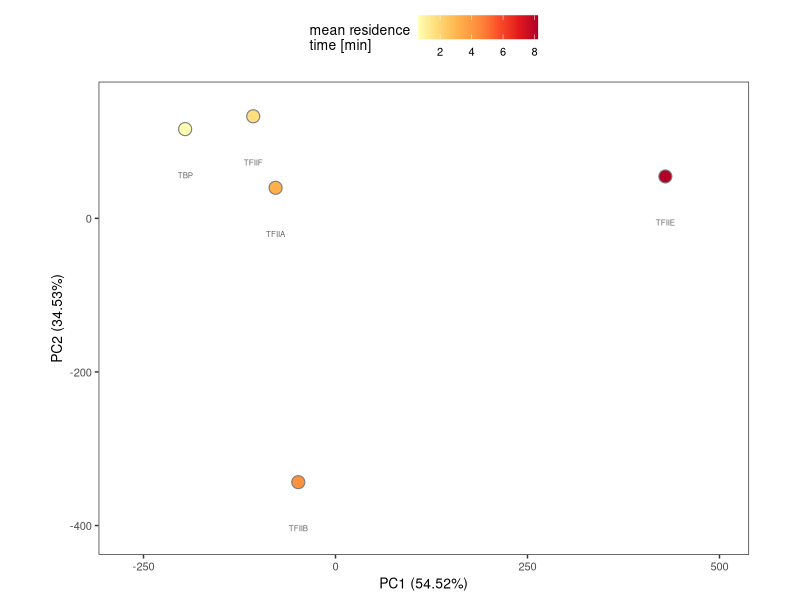

Here is the R script that generated this plot:
rm(list = ls())

library(tidyverse)

# load imputed values
imp = as.matrix(read.csv("data/imputed_missing_values/imputed_residence_times.csv") %>% 
                  column_to_rownames(var = "X"))

# upload table replace <1 min with a random number between 0-1
# make class labels
resTimes = read.csv("data/residence_times_all.csv") %>% 
  dplyr::select(-peakName) %>% 
  pivot_longer(cols = TBP:TFIIF, names_to = "factorName", values_to = "resTime", values_drop_na = TRUE) %>% 
  distinct()

meanResTime = resTimes %>% 
  mutate(randNum = runif(nrow(resTimes), min=0, max=1)) %>% 
  mutate(resTimesNum = ifelse(resTime == "<1", randNum, as.numeric(resTime))) %>% 
  dplyr::select(factorName, resTimesNum) %>% 
  group_by(factorName) %>% 
  summarise(meanResTime = mean(resTimesNum))
                
# ======= 1) pca of factors ===========
factorPCA = function(imputedData){
  pca = prcomp(t(imputedData))
  summary(pca)
  variance = round((pca$sdev^2 / sum(pca$sdev^2))*100, digits = 2)
  PCA_out = as.data.frame(pca$x) %>% 
    add_column(variance) %>% 
    rownames_to_column(var = "factorName")
  
  return(PCA_out)
}

# a) plot PCA with imputed observations
plotPCA_factors = factorPCA(imp) %>% 
  inner_join(meanResTime)
p = ggplot(plotPCA_factors, aes(x = PC1, y = PC2, label = factorName, fill = meanResTime, color = meanResTime))
p + geom_point(size=4, shape = 21, stroke = 0.6, color = "grey50") + 
  geom_text(nudge_y = -60, color = "grey40", size = 2) +
  theme_bw() +
  xlab(paste('PC1 (', plotPCA_factors $variance[1],'%)', sep = ""))+
  ylab(paste('PC2 (', plotPCA_factors $variance[2],'%)', sep = "")) +
  coord_fixed() +
  xlim(-270, 500) +
  ylim(-410, 150) +
  theme(panel.background = element_rect(fill = "transparent"), # bg of the panel
        plot.background = element_rect(fill = "transparent", color = NA),
        legend.background = element_rect(fill = "transparent"),
        text = element_text(size=10),
        strip.background=element_rect(colour="black",
                                      fill="white"),
        panel.grid.major = element_blank(), 
        panel.grid.minor = element_blank(), 
        legend.position = "top") +
  scale_fill_distiller(palette = "YlOrRd", direction = 1) +
  guides(fill=guide_colorbar(title=paste("mean residence", "time [min]", sep = "\n"))) 
#ggsave("figures/panels/figS4/PCA_factors.pdf", width = 10, height = 7, units = "cm")
